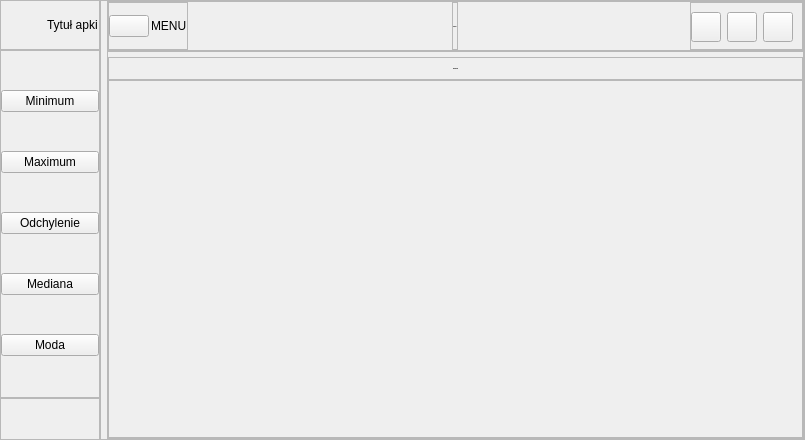
<?xml version="1.0" encoding="UTF-8"?>
<ui version="4.0">
 <class>MainWindow</class>
 <widget class="QMainWindow" name="MainWindow">
  <property name="geometry">
   <rect>
    <x>0</x>
    <y>0</y>
    <width>805</width>
    <height>440</height>
   </rect>
  </property>
  <property name="minimumSize">
   <size>
    <width>30</width>
    <height>30</height>
   </size>
  </property>
  <property name="maximumSize">
   <size>
    <width>805</width>
    <height>16777215</height>
   </size>
  </property>
  <property name="font">
   <font>
    <weight>50</weight>
    <bold>false</bold>
   </font>
  </property>
  <property name="windowTitle">
   <string>MainWindow</string>
  </property>
  <widget class="QWidget" name="centralwidget">
   <property name="styleSheet">
    <string notr="true">@font-face {
font-family: NovaFlat;
src: url(:/fonts/Nova_Flat/NovaFlat-Regular.ttf)format(&quot;truetype&quot;);
}
*{
color: #fff;
font-family: NovaFlat;
font-size: 12px;
border: nine;
background-color: ;
}
#frame_2{
background-color:rgb(61,80,95,100)
}
#frame_4{
background-color:rgb(61,80,95,100)
}
#stackedWidget{
bacground-color: rgb(61,80,95);
}
#centralwidget{
backround-color: ;
}
#left_menu_widget, #percentage_bar_chart, #nested_donuts,
#line_charts, #bar_charts, #temperature_bar_chart
{
background-color:rgb(61,80,95,100)
}
#header_frame, #frame_3, #frame_5{
background-color:rgb(61,80,95)
}

#frame_4 QPushButton{
padding: 10px;
border-radius: 5px;
bacground-color: rgb(33,43,51,100);
}
#header_nav QPushButton{
bacground-color: rgb(61,80,95);
border-radius: 15px;
border: 3pxsolid rgb(120,157,186);
}
#header_nav QPushButton:hover{
bacground-color: rgb(120,157,186);
}</string>
   </property>
   <layout class="QHBoxLayout" name="horizontalLayout">
    <property name="spacing">
     <number>0</number>
    </property>
    <property name="leftMargin">
     <number>0</number>
    </property>
    <property name="topMargin">
     <number>0</number>
    </property>
    <property name="rightMargin">
     <number>0</number>
    </property>
    <property name="bottomMargin">
     <number>0</number>
    </property>
    <item>
     <widget class="QWidget" name="left_menu_widget" native="true">
      <layout class="QVBoxLayout" name="verticalLayout">
       <property name="spacing">
        <number>0</number>
       </property>
       <property name="leftMargin">
        <number>0</number>
       </property>
       <property name="topMargin">
        <number>0</number>
       </property>
       <property name="rightMargin">
        <number>0</number>
       </property>
       <property name="bottomMargin">
        <number>0</number>
       </property>
       <item alignment="Qt::AlignTop">
        <widget class="QFrame" name="frame_3">
         <property name="minimumSize">
          <size>
           <width>100</width>
           <height>50</height>
          </size>
         </property>
         <property name="maximumSize">
          <size>
           <width>100</width>
           <height>50</height>
          </size>
         </property>
         <property name="frameShape">
          <enum>QFrame::StyledPanel</enum>
         </property>
         <property name="frameShadow">
          <enum>QFrame::Raised</enum>
         </property>
         <layout class="QHBoxLayout" name="horizontalLayout_2">
          <property name="spacing">
           <number>0</number>
          </property>
          <property name="leftMargin">
           <number>6</number>
          </property>
          <property name="topMargin">
           <number>0</number>
          </property>
          <property name="rightMargin">
           <number>0</number>
          </property>
          <property name="bottomMargin">
           <number>0</number>
          </property>
          <item>
           <widget class="QLabel" name="label_14">
            <property name="minimumSize">
             <size>
              <width>40</width>
              <height>40</height>
             </size>
            </property>
            <property name="maximumSize">
             <size>
              <width>40</width>
              <height>40</height>
             </size>
            </property>
            <property name="font">
             <font>
              <family>NovaFlat</family>
              <pointsize>-1</pointsize>
              <weight>75</weight>
              <bold>true</bold>
             </font>
            </property>
            <property name="text">
             <string/>
            </property>
            <property name="pixmap">
             <pixmap resource="../resouces/resources.qrc">:/icons/icons/pie-chart.svg</pixmap>
            </property>
            <property name="scaledContents">
             <bool>true</bool>
            </property>
           </widget>
          </item>
          <item>
           <widget class="QLabel" name="label">
            <property name="text">
             <string>Tytuł apki</string>
            </property>
           </widget>
          </item>
         </layout>
        </widget>
       </item>
       <item>
        <widget class="QFrame" name="frame_4">
         <property name="sizePolicy">
          <sizepolicy hsizetype="Preferred" vsizetype="Expanding">
           <horstretch>0</horstretch>
           <verstretch>0</verstretch>
          </sizepolicy>
         </property>
         <property name="minimumSize">
          <size>
           <width>100</width>
           <height>0</height>
          </size>
         </property>
         <property name="maximumSize">
          <size>
           <width>100</width>
           <height>16777215</height>
          </size>
         </property>
         <property name="frameShape">
          <enum>QFrame::StyledPanel</enum>
         </property>
         <property name="frameShadow">
          <enum>QFrame::Raised</enum>
         </property>
         <layout class="QVBoxLayout" name="verticalLayout_2">
          <property name="spacing">
           <number>0</number>
          </property>
          <property name="leftMargin">
           <number>0</number>
          </property>
          <property name="topMargin">
           <number>0</number>
          </property>
          <property name="rightMargin">
           <number>0</number>
          </property>
          <property name="bottomMargin">
           <number>0</number>
          </property>
          <item>
           <widget class="QPushButton" name="pushButton">
            <property name="text">
             <string>Minimum</string>
            </property>
            <property name="icon">
             <iconset resource="../resouces/resources.qrc">
              <normaloff>:/icons/icons/minus.svg</normaloff>:/icons/icons/minus.svg</iconset>
            </property>
           </widget>
          </item>
          <item>
           <widget class="QPushButton" name="pushButton_3">
            <property name="text">
             <string>Maximum</string>
            </property>
            <property name="icon">
             <iconset resource="../resouces/resources.qrc">
              <normaloff>:/icons/icons/plus.svg</normaloff>:/icons/icons/plus.svg</iconset>
            </property>
           </widget>
          </item>
          <item>
           <widget class="QPushButton" name="pushButton_2">
            <property name="text">
             <string>Odchylenie</string>
            </property>
            <property name="icon">
             <iconset resource="../resouces/resources.qrc">
              <normaloff>:/icons/icons/activity.svg</normaloff>:/icons/icons/activity.svg</iconset>
            </property>
           </widget>
          </item>
          <item>
           <widget class="QPushButton" name="pushButton_4">
            <property name="text">
             <string>Mediana</string>
            </property>
            <property name="icon">
             <iconset resource="../resouces/resources.qrc">
              <normaloff>:/icons/icons/arrow-up.svg</normaloff>:/icons/icons/arrow-up.svg</iconset>
            </property>
           </widget>
          </item>
          <item>
           <widget class="QPushButton" name="pushButton_5">
            <property name="text">
             <string>Moda</string>
            </property>
            <property name="icon">
             <iconset resource="../resouces/resources.qrc">
              <normaloff>:/icons/icons/navigation-2.svg</normaloff>:/icons/icons/navigation-2.svg</iconset>
            </property>
           </widget>
          </item>
         </layout>
        </widget>
       </item>
       <item alignment="Qt::AlignTop">
        <widget class="QFrame" name="frame_5">
         <property name="minimumSize">
          <size>
           <width>100</width>
           <height>30</height>
          </size>
         </property>
         <property name="maximumSize">
          <size>
           <width>100</width>
           <height>16777215</height>
          </size>
         </property>
         <property name="frameShape">
          <enum>QFrame::StyledPanel</enum>
         </property>
         <property name="frameShadow">
          <enum>QFrame::Raised</enum>
         </property>
         <layout class="QHBoxLayout" name="horizontalLayout_8">
          <property name="spacing">
           <number>6</number>
          </property>
          <property name="leftMargin">
           <number>6</number>
          </property>
          <property name="topMargin">
           <number>0</number>
          </property>
          <property name="rightMargin">
           <number>0</number>
          </property>
          <property name="bottomMargin">
           <number>0</number>
          </property>
          <item>
           <widget class="QLabel" name="label_15">
            <property name="minimumSize">
             <size>
              <width>40</width>
              <height>40</height>
             </size>
            </property>
            <property name="maximumSize">
             <size>
              <width>40</width>
              <height>40</height>
             </size>
            </property>
            <property name="font">
             <font>
              <family>NovaFlat</family>
              <pointsize>-1</pointsize>
              <weight>75</weight>
              <bold>true</bold>
             </font>
            </property>
            <property name="text">
             <string/>
            </property>
            <property name="pixmap">
             <pixmap resource="../resouces/resources.qrc">:/icons/icons/smile.svg</pixmap>
            </property>
           </widget>
          </item>
          <item>
           <widget class="QLabel" name="label_2">
            <property name="text">
             <string/>
            </property>
           </widget>
          </item>
         </layout>
        </widget>
       </item>
      </layout>
     </widget>
    </item>
    <item>
     <widget class="QFrame" name="frame_2">
      <property name="frameShape">
       <enum>QFrame::StyledPanel</enum>
      </property>
      <property name="frameShadow">
       <enum>QFrame::Raised</enum>
      </property>
      <layout class="QVBoxLayout" name="verticalLayout_5">
       <property name="spacing">
        <number>0</number>
       </property>
       <property name="leftMargin">
        <number>6</number>
       </property>
       <property name="topMargin">
        <number>0</number>
       </property>
       <property name="rightMargin">
        <number>0</number>
       </property>
       <property name="bottomMargin">
        <number>0</number>
       </property>
       <item>
        <widget class="QFrame" name="header_frame">
         <property name="maximumSize">
          <size>
           <width>16777214</width>
           <height>50</height>
          </size>
         </property>
         <property name="frameShape">
          <enum>QFrame::StyledPanel</enum>
         </property>
         <property name="frameShadow">
          <enum>QFrame::Raised</enum>
         </property>
         <layout class="QHBoxLayout" name="horizontalLayout_3">
          <property name="spacing">
           <number>0</number>
          </property>
          <property name="leftMargin">
           <number>0</number>
          </property>
          <property name="topMargin">
           <number>0</number>
          </property>
          <property name="rightMargin">
           <number>0</number>
          </property>
          <property name="bottomMargin">
           <number>0</number>
          </property>
          <item alignment="Qt::AlignLeft">
           <widget class="QFrame" name="frame_10">
            <property name="frameShape">
             <enum>QFrame::StyledPanel</enum>
            </property>
            <property name="frameShadow">
             <enum>QFrame::Raised</enum>
            </property>
            <layout class="QHBoxLayout" name="horizontalLayout_4" stretch="0,0">
             <property name="spacing">
              <number>2</number>
             </property>
             <property name="leftMargin">
              <number>0</number>
             </property>
             <property name="topMargin">
              <number>0</number>
             </property>
             <property name="rightMargin">
              <number>0</number>
             </property>
             <property name="bottomMargin">
              <number>0</number>
             </property>
             <item>
              <widget class="QPushButton" name="pushButton_6">
               <property name="text">
                <string/>
               </property>
               <property name="icon">
                <iconset resource="../resouces/resources.qrc">
                 <normaloff>:/icons/icons/align-center.svg</normaloff>:/icons/icons/align-center.svg</iconset>
               </property>
               <property name="iconSize">
                <size>
                 <width>30</width>
                 <height>30</height>
                </size>
               </property>
              </widget>
             </item>
             <item>
              <widget class="QLabel" name="label_6">
               <property name="text">
                <string>MENU</string>
               </property>
              </widget>
             </item>
            </layout>
           </widget>
          </item>
          <item alignment="Qt::AlignHCenter">
           <widget class="QFrame" name="frame_11">
            <property name="font">
             <font>
              <family>NovaFlat</family>
              <pointsize>-1</pointsize>
              <weight>50</weight>
              <bold>false</bold>
             </font>
            </property>
            <property name="frameShape">
             <enum>QFrame::StyledPanel</enum>
            </property>
            <property name="frameShadow">
             <enum>QFrame::Raised</enum>
            </property>
            <layout class="QVBoxLayout" name="verticalLayout_6">
             <property name="spacing">
              <number>2</number>
             </property>
             <property name="leftMargin">
              <number>0</number>
             </property>
             <property name="topMargin">
              <number>0</number>
             </property>
             <property name="rightMargin">
              <number>0</number>
             </property>
             <property name="bottomMargin">
              <number>0</number>
             </property>
             <item>
              <widget class="QLabel" name="label_7">
               <property name="minimumSize">
                <size>
                 <width>0</width>
                 <height>0</height>
                </size>
               </property>
               <property name="font">
                <font>
                 <family>NovaFlat</family>
                 <pointsize>-1</pointsize>
                 <weight>75</weight>
                 <bold>true</bold>
                </font>
               </property>
               <property name="layoutDirection">
                <enum>Qt::LeftToRight</enum>
               </property>
               <property name="text">
                <string>Tablica</string>
               </property>
               <property name="alignment">
                <set>Qt::AlignLeading|Qt::AlignLeft|Qt::AlignVCenter</set>
               </property>
              </widget>
             </item>
            </layout>
           </widget>
          </item>
          <item alignment="Qt::AlignRight">
           <widget class="QFrame" name="header_nav">
            <property name="frameShape">
             <enum>QFrame::StyledPanel</enum>
            </property>
            <property name="frameShadow">
             <enum>QFrame::Raised</enum>
            </property>
            <layout class="QHBoxLayout" name="horizontalLayout_5">
             <property name="leftMargin">
              <number>0</number>
             </property>
             <item>
              <widget class="QPushButton" name="pushButton_9">
               <property name="minimumSize">
                <size>
                 <width>30</width>
                 <height>30</height>
                </size>
               </property>
               <property name="maximumSize">
                <size>
                 <width>30</width>
                 <height>30</height>
                </size>
               </property>
               <property name="text">
                <string/>
               </property>
               <property name="icon">
                <iconset resource="../resouces/resources.qrc">
                 <normaloff>:/icons/icons/minus-circle.svg</normaloff>:/icons/icons/minus-circle.svg</iconset>
               </property>
              </widget>
             </item>
             <item>
              <widget class="QPushButton" name="pushButton_8">
               <property name="minimumSize">
                <size>
                 <width>30</width>
                 <height>30</height>
                </size>
               </property>
               <property name="maximumSize">
                <size>
                 <width>30</width>
                 <height>30</height>
                </size>
               </property>
               <property name="text">
                <string/>
               </property>
               <property name="icon">
                <iconset resource="../resouces/resources.qrc">
                 <normaloff>:/icons/icons/maximize-2.svg</normaloff>:/icons/icons/maximize-2.svg</iconset>
               </property>
              </widget>
             </item>
             <item>
              <widget class="QPushButton" name="pushButton_7">
               <property name="minimumSize">
                <size>
                 <width>30</width>
                 <height>30</height>
                </size>
               </property>
               <property name="maximumSize">
                <size>
                 <width>30</width>
                 <height>30</height>
                </size>
               </property>
               <property name="text">
                <string/>
               </property>
               <property name="icon">
                <iconset resource="../resouces/resources.qrc">
                 <normaloff>:/icons/icons/x-circle.svg</normaloff>:/icons/icons/x-circle.svg</iconset>
               </property>
              </widget>
             </item>
            </layout>
           </widget>
          </item>
         </layout>
        </widget>
       </item>
       <item>
        <widget class="QFrame" name="frame_8">
         <property name="frameShape">
          <enum>QFrame::StyledPanel</enum>
         </property>
         <property name="frameShadow">
          <enum>QFrame::Raised</enum>
         </property>
         <layout class="QVBoxLayout" name="verticalLayout_7">
          <property name="spacing">
           <number>0</number>
          </property>
          <property name="leftMargin">
           <number>0</number>
          </property>
          <property name="topMargin">
           <number>5</number>
          </property>
          <property name="rightMargin">
           <number>0</number>
          </property>
          <property name="bottomMargin">
           <number>0</number>
          </property>
          <item>
           <widget class="QStackedWidget" name="stackedWidget">
            <property name="currentIndex">
             <number>1</number>
            </property>
            <widget class="QWidget" name="Minimum">
             <property name="font">
              <font>
               <family>NovaFlat</family>
               <pointsize>-1</pointsize>
               <weight>75</weight>
               <bold>true</bold>
              </font>
             </property>
             <layout class="QVBoxLayout" name="verticalLayout_8">
              <property name="spacing">
               <number>0</number>
              </property>
              <property name="leftMargin">
               <number>0</number>
              </property>
              <property name="topMargin">
               <number>0</number>
              </property>
              <property name="rightMargin">
               <number>0</number>
              </property>
              <property name="bottomMargin">
               <number>0</number>
              </property>
              <item>
               <widget class="QFrame" name="frame_15">
                <property name="frameShape">
                 <enum>QFrame::StyledPanel</enum>
                </property>
                <property name="frameShadow">
                 <enum>QFrame::Raised</enum>
                </property>
                <layout class="QVBoxLayout" name="verticalLayout_9">
                 <item alignment="Qt::AlignTop">
                  <widget class="QLabel" name="label_9">
                   <property name="font">
                    <font>
                     <family>NovaFlat</family>
                     <pointsize>-1</pointsize>
                     <weight>75</weight>
                     <bold>true</bold>
                    </font>
                   </property>
                   <property name="text">
                    <string>Minimum</string>
                   </property>
                   <property name="alignment">
                    <set>Qt::AlignCenter</set>
                   </property>
                  </widget>
                 </item>
                </layout>
               </widget>
              </item>
              <item>
               <widget class="QFrame" name="frame_16">
                <property name="sizePolicy">
                 <sizepolicy hsizetype="Preferred" vsizetype="Expanding">
                  <horstretch>0</horstretch>
                  <verstretch>0</verstretch>
                 </sizepolicy>
                </property>
                <property name="frameShape">
                 <enum>QFrame::StyledPanel</enum>
                </property>
                <property name="frameShadow">
                 <enum>QFrame::Raised</enum>
                </property>
                <layout class="QGridLayout" name="gridLayout"/>
               </widget>
              </item>
             </layout>
            </widget>
            <widget class="QWidget" name="Maximum">
             <property name="font">
              <font>
               <family>NovaFlat</family>
               <pointsize>-1</pointsize>
               <weight>75</weight>
               <bold>true</bold>
              </font>
             </property>
             <layout class="QVBoxLayout" name="verticalLayout_11">
              <property name="spacing">
               <number>0</number>
              </property>
              <property name="leftMargin">
               <number>0</number>
              </property>
              <property name="topMargin">
               <number>0</number>
              </property>
              <property name="rightMargin">
               <number>0</number>
              </property>
              <property name="bottomMargin">
               <number>0</number>
              </property>
              <item>
               <widget class="QFrame" name="frame_17">
                <property name="frameShape">
                 <enum>QFrame::StyledPanel</enum>
                </property>
                <property name="frameShadow">
                 <enum>QFrame::Raised</enum>
                </property>
                <layout class="QVBoxLayout" name="verticalLayout_10">
                 <item alignment="Qt::AlignTop">
                  <widget class="QLabel" name="label_10">
                   <property name="font">
                    <font>
                     <family>NovaFlat</family>
                     <pointsize>-1</pointsize>
                     <weight>75</weight>
                     <bold>true</bold>
                    </font>
                   </property>
                   <property name="text">
                    <string>Maximum</string>
                   </property>
                   <property name="alignment">
                    <set>Qt::AlignCenter</set>
                   </property>
                  </widget>
                 </item>
                </layout>
               </widget>
              </item>
              <item>
               <widget class="QFrame" name="frame_18">
                <property name="sizePolicy">
                 <sizepolicy hsizetype="Preferred" vsizetype="Expanding">
                  <horstretch>0</horstretch>
                  <verstretch>0</verstretch>
                 </sizepolicy>
                </property>
                <property name="frameShape">
                 <enum>QFrame::StyledPanel</enum>
                </property>
                <property name="frameShadow">
                 <enum>QFrame::Raised</enum>
                </property>
                <layout class="QGridLayout" name="gridLayout_2"/>
               </widget>
              </item>
             </layout>
            </widget>
            <widget class="QWidget" name="Odchylenie">
             <layout class="QVBoxLayout" name="verticalLayout_13">
              <property name="spacing">
               <number>0</number>
              </property>
              <property name="leftMargin">
               <number>0</number>
              </property>
              <property name="topMargin">
               <number>0</number>
              </property>
              <property name="rightMargin">
               <number>0</number>
              </property>
              <property name="bottomMargin">
               <number>0</number>
              </property>
              <item>
               <widget class="QFrame" name="frame_19">
                <property name="frameShape">
                 <enum>QFrame::StyledPanel</enum>
                </property>
                <property name="frameShadow">
                 <enum>QFrame::Raised</enum>
                </property>
                <layout class="QVBoxLayout" name="verticalLayout_12">
                 <item alignment="Qt::AlignTop">
                  <widget class="QLabel" name="label_11">
                   <property name="font">
                    <font>
                     <family>NovaFlat</family>
                     <pointsize>-1</pointsize>
                     <weight>75</weight>
                     <bold>true</bold>
                    </font>
                   </property>
                   <property name="text">
                    <string>Odchylenie</string>
                   </property>
                   <property name="alignment">
                    <set>Qt::AlignCenter</set>
                   </property>
                  </widget>
                 </item>
                </layout>
               </widget>
              </item>
              <item>
               <widget class="QFrame" name="frame_20">
                <property name="sizePolicy">
                 <sizepolicy hsizetype="Preferred" vsizetype="Expanding">
                  <horstretch>0</horstretch>
                  <verstretch>0</verstretch>
                 </sizepolicy>
                </property>
                <property name="frameShape">
                 <enum>QFrame::StyledPanel</enum>
                </property>
                <property name="frameShadow">
                 <enum>QFrame::Raised</enum>
                </property>
                <layout class="QGridLayout" name="gridLayout_3"/>
               </widget>
              </item>
             </layout>
            </widget>
            <widget class="QWidget" name="Mediana">
             <layout class="QVBoxLayout" name="verticalLayout_15">
              <property name="spacing">
               <number>0</number>
              </property>
              <property name="leftMargin">
               <number>0</number>
              </property>
              <property name="topMargin">
               <number>0</number>
              </property>
              <property name="rightMargin">
               <number>0</number>
              </property>
              <property name="bottomMargin">
               <number>0</number>
              </property>
              <item>
               <widget class="QFrame" name="frame_21">
                <property name="frameShape">
                 <enum>QFrame::StyledPanel</enum>
                </property>
                <property name="frameShadow">
                 <enum>QFrame::Raised</enum>
                </property>
                <layout class="QVBoxLayout" name="verticalLayout_14">
                 <property name="spacing">
                  <number>7</number>
                 </property>
                 <property name="leftMargin">
                  <number>11</number>
                 </property>
                 <property name="topMargin">
                  <number>11</number>
                 </property>
                 <property name="rightMargin">
                  <number>11</number>
                 </property>
                 <property name="bottomMargin">
                  <number>11</number>
                 </property>
                 <item alignment="Qt::AlignTop">
                  <widget class="QLabel" name="label_12">
                   <property name="font">
                    <font>
                     <family>NovaFlat</family>
                     <pointsize>-1</pointsize>
                     <weight>75</weight>
                     <bold>true</bold>
                    </font>
                   </property>
                   <property name="text">
                    <string>Mediana</string>
                   </property>
                   <property name="alignment">
                    <set>Qt::AlignCenter</set>
                   </property>
                  </widget>
                 </item>
                </layout>
               </widget>
              </item>
              <item>
               <widget class="QFrame" name="frame_22">
                <property name="sizePolicy">
                 <sizepolicy hsizetype="Preferred" vsizetype="Expanding">
                  <horstretch>0</horstretch>
                  <verstretch>0</verstretch>
                 </sizepolicy>
                </property>
                <property name="frameShape">
                 <enum>QFrame::StyledPanel</enum>
                </property>
                <property name="frameShadow">
                 <enum>QFrame::Raised</enum>
                </property>
                <layout class="QGridLayout" name="gridLayout_4"/>
               </widget>
              </item>
             </layout>
            </widget>
            <widget class="QWidget" name="Moda">
             <layout class="QVBoxLayout" name="verticalLayout_17">
              <property name="leftMargin">
               <number>0</number>
              </property>
              <property name="topMargin">
               <number>0</number>
              </property>
              <property name="rightMargin">
               <number>0</number>
              </property>
              <item>
               <widget class="QFrame" name="frame_23">
                <property name="frameShape">
                 <enum>QFrame::StyledPanel</enum>
                </property>
                <property name="frameShadow">
                 <enum>QFrame::Raised</enum>
                </property>
                <layout class="QVBoxLayout" name="verticalLayout_16">
                 <item alignment="Qt::AlignTop">
                  <widget class="QLabel" name="label_13">
                   <property name="font">
                    <font>
                     <family>NovaFlat</family>
                     <pointsize>-1</pointsize>
                     <weight>75</weight>
                     <bold>true</bold>
                    </font>
                   </property>
                   <property name="text">
                    <string>Moda</string>
                   </property>
                   <property name="alignment">
                    <set>Qt::AlignCenter</set>
                   </property>
                  </widget>
                 </item>
                </layout>
               </widget>
              </item>
              <item>
               <widget class="QFrame" name="frame_24">
                <property name="sizePolicy">
                 <sizepolicy hsizetype="Preferred" vsizetype="Expanding">
                  <horstretch>0</horstretch>
                  <verstretch>0</verstretch>
                 </sizepolicy>
                </property>
                <property name="frameShape">
                 <enum>QFrame::StyledPanel</enum>
                </property>
                <property name="frameShadow">
                 <enum>QFrame::Raised</enum>
                </property>
                <layout class="QGridLayout" name="gridLayout_5"/>
               </widget>
              </item>
             </layout>
            </widget>
           </widget>
          </item>
         </layout>
        </widget>
       </item>
      </layout>
     </widget>
    </item>
   </layout>
  </widget>
 </widget>
 <resources>
  <include location="../resouces/resources.qrc"/>
 </resources>
 <connections/>
</ui>
